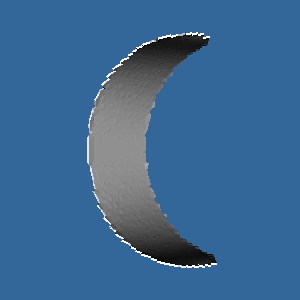

Reproduce this figure in Python.
#!/usr/bin/env python

# Read an OpenFOAM case with value point patch and render.

import os

import vtkmodules.vtkInteractionStyle  # noqa: F401
import vtkmodules.vtkRenderingFreeType  # noqa: F401
import vtkmodules.vtkRenderingOpenGL2  # noqa: F401

from vtkmodules.vtkIOGeometry import vtkOpenFOAMReader
from vtkmodules.vtkRenderingCore import (
    vtkActor,
    vtkDataSetMapper,
    vtkRenderWindow,
    vtkRenderWindowInteractor,
    vtkRenderer,
)

# Source
data_dir = os.environ.get("VPE_DATA_DIR", os.path.dirname(os.path.abspath(__file__)))

# Read OpenFOAM case
foam_reader = vtkOpenFOAMReader()
foam_reader.SetFileName(os.path.join(data_dir, "OpenFOAM", "valuePointPatch", "valuePointPatch.foam"))
foam_reader.Update()

# Get internal mesh block
block_0 = foam_reader.GetOutput().GetBlock(0)

# Mapper
dataset_mapper = vtkDataSetMapper()
dataset_mapper.SetInputData(block_0)
dataset_mapper.SetScalarRange(block_0.GetScalarRange())

# Actor
foam_actor = vtkActor()
foam_actor.SetMapper(dataset_mapper)

# Renderer
renderer = vtkRenderer()
renderer.AddActor(foam_actor)
renderer.SetBackground(0.2, 0.4, 0.6)

# Render window
render_window = vtkRenderWindow()
render_window.AddRenderer(renderer)
render_window.SetWindowName("open foam reader value point patch")
render_window.SetMultiSamples(0)
render_window.SetSize(300, 300)

# Interactor
interactor = vtkRenderWindowInteractor()
interactor.SetRenderWindow(render_window)

# Scene
renderer.ResetCamera()

interactor.Initialize()
interactor.Start()
